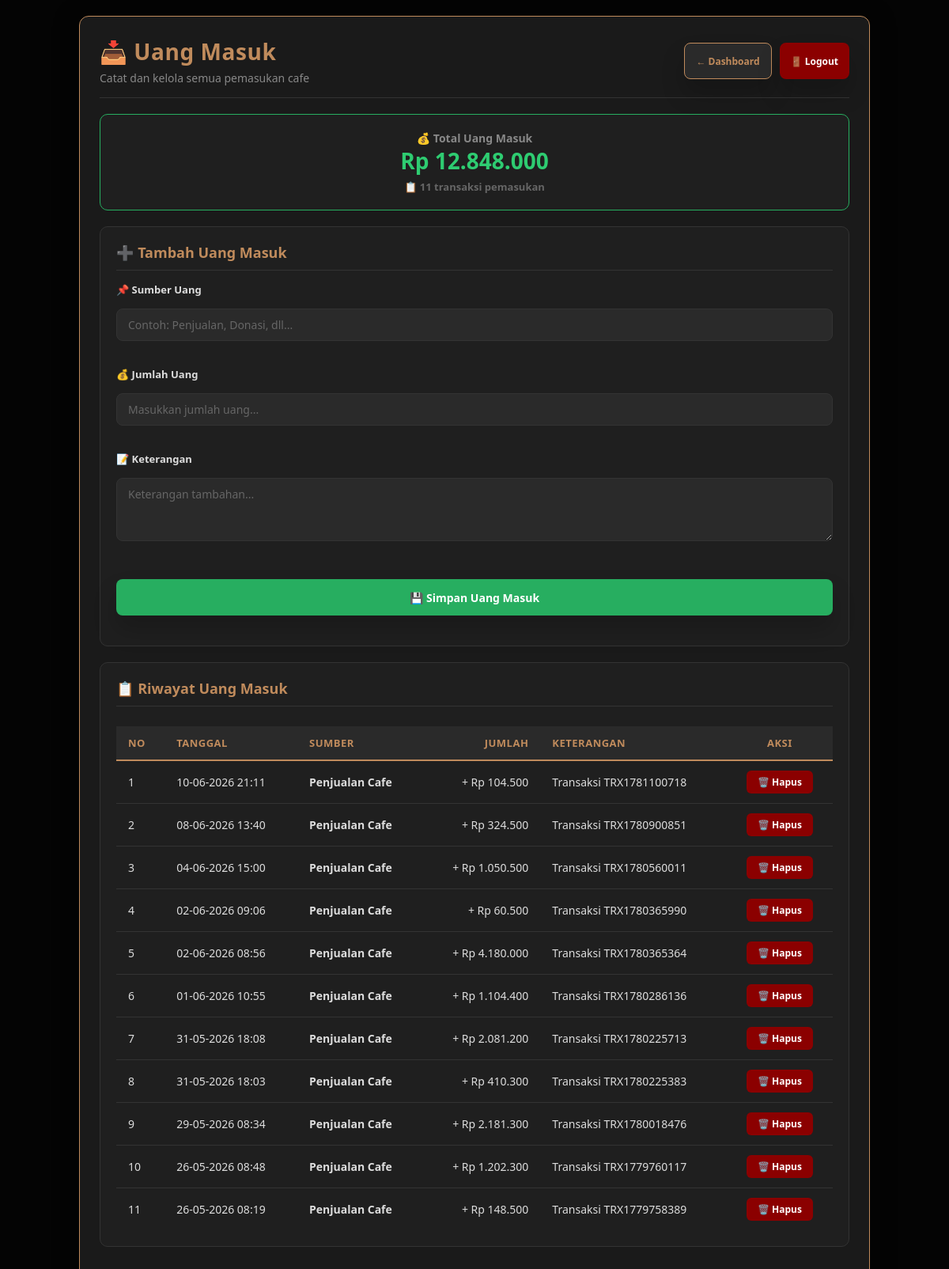
Screenshot of /admin/uang_masuk.php (signed in) with the database file from the repository.
### tables this page shows
CREATE TABLE `uang_masuk` (
  `id` int(11) NOT NULL,
  `tanggal` datetime DEFAULT current_timestamp(),
  `sumber` varchar(100) DEFAULT NULL,
  `jumlah` int(11) DEFAULT NULL,
  `keterangan` text DEFAULT NULL
);

### admin/uang_masuk.php (the view, shortened to what this page needs)
<?php
include '../fungsi.php';
$total = mysqli_fetch_assoc(mysqli_query($conn, "
    SELECT SUM(jumlah) as total
    FROM uang_masuk
"));
$data = mysqli_query($conn, "
    SELECT * FROM uang_masuk
    ORDER BY id DESC
");
$grandTotal = $total['total'] ?? 0;
$totalData = mysqli_num_rows($data);
?>
<!DOCTYPE html>
<html lang="id">
<head>
    <link rel="stylesheet" href="../css/style-admin.css">
</head>
<body>
<div class="admin-container">
    <div class="page-header">
        <div>
            <h1>📥 Uang Masuk</h1>
            <div class="subtitle">Catat dan kelola semua pemasukan cafe</div>
        </div>
        <div class="header-actions">
            <a href="index.php" class="btn btn-primary btn-sm">← Dashboard</a>
            <a href="../logout.php" class="btn btn-danger btn-sm">🚪 Logout</a>
        </div>
    </div>
    <div class="total-box">
        <div class="label">💰 Total Uang Masuk</div>
        <div class="value">Rp <?= number_format($grandTotal, 0, ',', '.') ?></div>
        <div class="sub-info">📋 <?= $totalData ?> transaksi pemasukan</div>
    </div>
    <div class="card">
        <div class="card-header">
            <h3>➕ Tambah Uang Masuk</h3>
        </div>
        <form method="POST">
            <div class="form-group">
                <label for="sumber">📌 Sumber Uang</label>
                <input type="text" id="sumber" name="sumber" class="form-control" placeholder="Contoh: Penjualan, Donasi, dll..." required>
            </div>
            <div class="form-group">
                <label for="jumlah">💰 Jumlah Uang</label>
                <input type="number" id="jumlah" name="jumlah" class="form-control" placeholder="Masukkan jumlah uang..." required min="1">
            </div>
            <div class="form-group">
                <label for="keterangan">📝 Keterangan</label>
                <textarea id="keterangan" name="keterangan" class="form-control" placeholder="Keterangan tambahan..." rows="3"></textarea>
            </div>
            <button type="submit" name="simpan" class="btn btn-success btn-block">
                💾 Simpan Uang Masuk
            </button>
        </form>
    </div>
    <div class="card">
        <div class="card-header">
            <h3>📋 Riwayat Uang Masuk</h3>
        </div>
        <div class="table-wrapper">
            <?php if (mysqli_num_rows($data) == 0): ?>
                <div class="empty-state">📭 Belum ada data uang masuk</div>
            <?php else: ?>
                <table>
                    <thead>
                        <tr>
                            <th>No</th>
                            <th>Tanggal</th>
                            <th>Sumber</th>
                            <th style="text-align:right;">Jumlah</th>
                            <th>Keterangan</th>
                            <th style="text-align:center;">Aksi</th>
                        </tr>
                    </thead>
                    <tbody>
                        <?php
                        $no = 1;
                        while ($d = mysqli_fetch_assoc($data)):
                        ?>
                            <tr>
                                <td><?= $no++ ?></td>
                                <td><?= date('d-m-Y H:i', strtotime($d['tanggal'])) ?></td>
                                <td><strong><?= htmlspecialchars($d['sumber']) ?></strong></td>
                                <td style="text-align:right;" class="jumlah-hijau">
                                    + Rp <?= number_format($d['jumlah'], 0, ',', '.') ?>
                                </td>
                                <td><?= htmlspecialchars($d['keterangan'] ?: '-') ?></td>
                                <td style="text-align:center;">
                                    <div class="action-group" style="justify-content:center;">
                                        <a class="btn-hapus" href="?hapus=<?= $d['id'] ?>" onclick="return confirm('Yakin ingin menghapus data uang masuk dari <?= htmlspecialchars($d['sumber']) ?>?')">
                                            🗑️ Hapus
                                        </a>
                                    </div>
                                </td>
                            </tr>
                        <?php endwhile; ?>
                    </tbody>
                </table>
            <?php endif; ?>
        </div>
    </div>
</div>
</body>
</html>

### css/style-admin.css (style rules this page uses)
body { margin: 0; font-family: "Outfit", sans-serif; background: url("../poto/WhatsApp Image 2025-11-16 at 18.09.41_44c61466.jpg") center/cover fixed; color: #f6e7d8; background-attachment: fixed; }
body::before { content: ""; position: fixed; inset: 0; background: rgba(0, 0, 0, 0.72); z-index: -1; }
.admin-container { max-width: 1200px; margin: 40px auto; padding: 32px; background: rgba(23, 18, 15, 0.98); border-radius: 20px; border: 1px solid rgba(192, 139, 92, 0.35); box-shadow: 0 24px 80px rgba(0, 0, 0, 0.55); }
.admin-container, .login-box, .reg-box, .content-panel, .menu-panel, .struk-panel, .form-container { backdrop-filter: blur(14px); }
h1, h2 { text-align: center; color: #c08b5c; margin-top: 0; font-weight: 800; letter-spacing: 0.02em; }
.page-header { display: flex; flex-wrap: wrap; justify-content: space-between; align-items: center; gap: 20px; margin-bottom: 24px; }
.page-header h1 { margin: 0; font-size: 2.2rem; letter-spacing: 0.02em; }
button, input[type="submit"], input[type="reset"], .btn { display: inline-flex; align-items: center; justify-content: center; height: 46px; padding: 0 24px; background: linear-gradient(135deg, #c08b5c 0%, #f3d5a4 100%); color: #1a1a1a; text-decoration: none; border-radius: 14px; font-weight: 700; border: 1px solid rgba(255, 255, 255, 0.18); cursor: pointer; transition: transform 0.18s ease, box-shadow 0.18s ease, background 0.18s ease; font-size: 14px; white-space: nowrap; box-shadow: 0 18px 30px rgba(0, 0, 0, 0.18); }
.btn-success { background: linear-gradient(135deg, #27ae60 0%, #2ecc71 100%); color: white; }
.btn-danger { background: linear-gradient(135deg, #e74c3c 0%, #ff5b4e 100%); color: white; }
input, textarea, select, button, input[type="submit"], input[type="reset"] { width: 100%; padding: 14px 16px; margin: 10px 0 18px; background: #1d1915; border: 1px solid rgba(255, 255, 255, 0.18); border-radius: 12px; color: #f6e7d8; box-sizing: border-box; font-family: inherit; }
input::placeholder, textarea::placeholder { color: rgba(246, 231, 216, 0.65); }
button, input[type="submit"], input[type="reset"] { width: auto; }
.card { background: rgba(255, 255, 255, 0.05); border: 1px solid rgba(255, 255, 255, 0.12); border-radius: 18px; padding: 24px; margin-bottom: 24px; }
.total-box { background: rgba(255, 255, 255, 0.06); border: 1px solid rgba(255, 255, 255, 0.12); border-radius: 18px; padding: 22px; font-size: 18px; font-weight: 700; color: #f6e7d8; margin-bottom: 24px; }
.page-header { display: flex; flex-wrap: wrap; justify-content: space-between; align-items: center; gap: 16px; margin-bottom: 24px; }
.page-header h1 { margin: 0; text-align: left; font-size: 2rem; }
label { font-weight: 600; color: #c08b5c; display: block; margin-bottom: 5px; text-align: left; }
table { width: 100%; border-collapse: collapse; margin-top: 10px; }
th, td { padding: 12px 15px; text-align: left; border-bottom: 1px solid rgba(255, 255, 255, 0.1); }
th { background-color: rgba(192, 139, 92, 0.2); color: #c08b5c; }
.total-box { border-top: 1px solid rgba(192, 139, 92, 0.4); padding-top: 15px; }
.btn-success { background: #27ae60; color: white; border: none; }
.btn-danger { background: #e74c3c; color: white; border: none; }

### rows the page displays
uang_masuk: tanggal "10-06-2026 21:11", sumber "Penjualan Cafe", jumlah "104.500", keterangan "Transaksi TRX1781100718"
uang_masuk: tanggal "08-06-2026 13:40", sumber "Penjualan Cafe", jumlah "324.500", keterangan "Transaksi TRX1780900851"
uang_masuk: tanggal "04-06-2026 15:00", sumber "Penjualan Cafe", jumlah "1.050.500", keterangan "Transaksi TRX1780560011"
uang_masuk: tanggal "02-06-2026 09:06", sumber "Penjualan Cafe", jumlah "60.500", keterangan "Transaksi TRX1780365990"
uang_masuk: tanggal "02-06-2026 08:56", sumber "Penjualan Cafe", jumlah "4.180.000", keterangan "Transaksi TRX1780365364"
uang_masuk: tanggal "01-06-2026 10:55", sumber "Penjualan Cafe", jumlah "1.104.400", keterangan "Transaksi TRX1780286136"
uang_masuk: tanggal "31-05-2026 18:08", sumber "Penjualan Cafe", jumlah "2.081.200", keterangan "Transaksi TRX1780225713"
uang_masuk: tanggal "31-05-2026 18:03", sumber "Penjualan Cafe", jumlah "410.300", keterangan "Transaksi TRX1780225383"
uang_masuk: tanggal "29-05-2026 08:34", sumber "Penjualan Cafe", jumlah "2.181.300", keterangan "Transaksi TRX1780018476"
uang_masuk: tanggal "26-05-2026 08:48", sumber "Penjualan Cafe", jumlah "1.202.300", keterangan "Transaksi TRX1779760117"
uang_masuk: tanggal "26-05-2026 08:19", sumber "Penjualan Cafe", jumlah "148.500", keterangan "Transaksi TRX1779758389"

### other values shown
$grandTotal "12.848.000"
$totalData "11"
